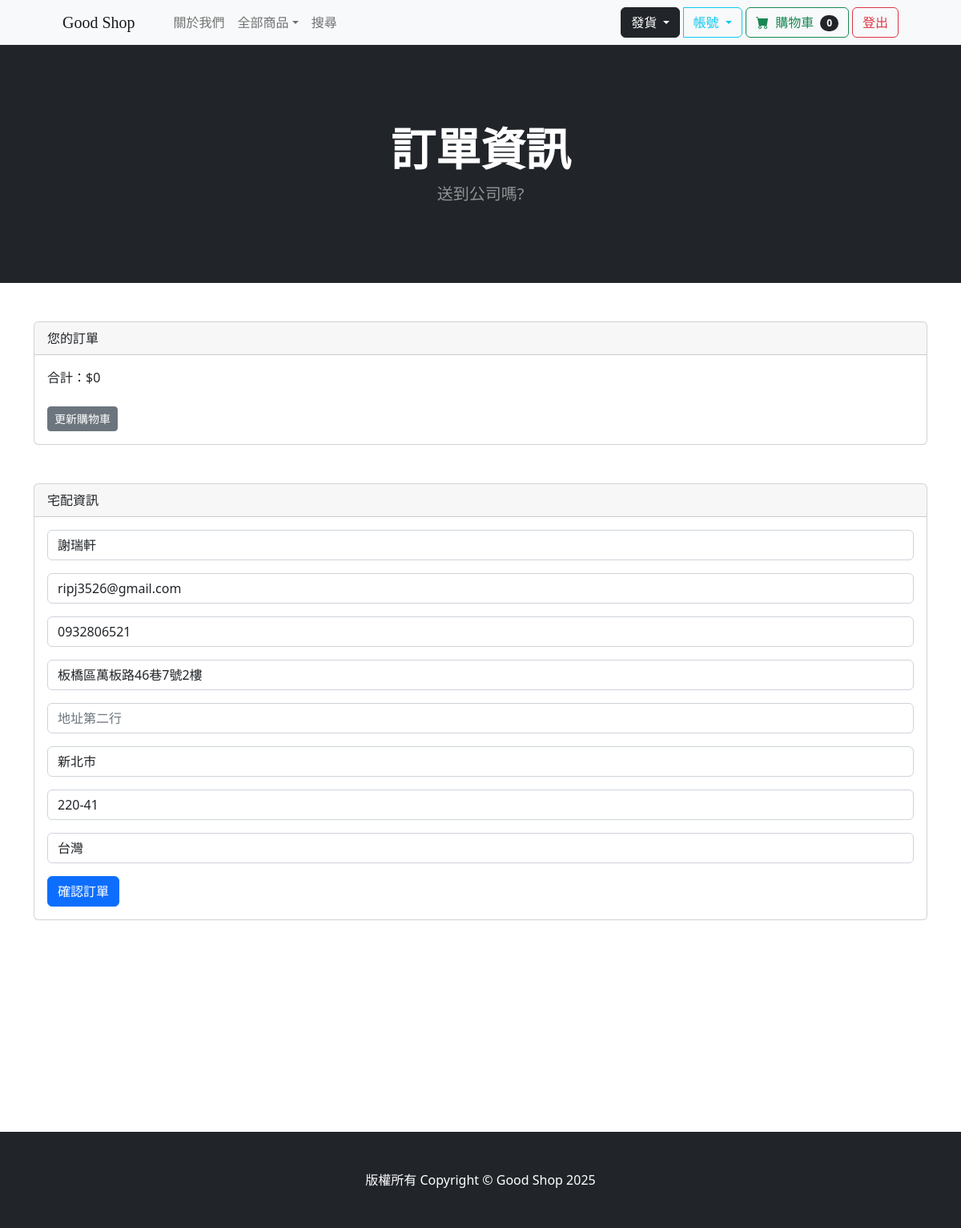
The app's page /payment/checkout (signed in) with its own data.
### payment/models.py (models this page shows, shortened)
class ShippingAddress(models.Model):
    user = models.ForeignKey(User, on_delete = models.CASCADE, null = True, blank = True)
    shipping_full_name = models.CharField(max_length=255)
    shipping_email = models.CharField(max_length=255, null = True, blank = True)
    shipping_phone = models.CharField(max_length=20)
    shipping_address1 = models.CharField(max_length=255)
    shipping_address2 = models.CharField(max_length=255, null = True, blank = True)
    shipping_city = models.CharField(max_length=255)
    shipping_zipcode = models.CharField(max_length=255)
    shipping_country = models.CharField(max_length=255)
    class Meta:
        verbose_name_plural = "Shipping Address"

### payment/views.py (the view)
# urls.py: path('checkout', views.checkout, name="checkout"),
def checkout(request):
    cart = Cart(request) # 從 session中獲取購物車
    cart_products = cart.get_prods # 取得購物車內的所有商品
    quantities = cart.get_quants # 取得購物車內各商品的數量
    totals = cart.cart_total()
    if request.user.is_authenticated: # 確認使用者有無登入
        shipping_user = ShippingAddress.objects.get(user__id = request.user.id) # 取得目前的使用者的宅配資訊
        shipping_form = ShippingForm(request.POST or None, instance = shipping_user)
        return render(request, "payment/checkout.html", {"cart_products":cart_products, "quantities":quantities, "totals":totals, "shipping_form":shipping_form })
    else:
        messages.error(request,'請先登入') # 未登入，顯示錯誤訊息
        return redirect('home')

### cart/cart.py (called while the page is built, shortened)
    def __len__(self):
        return len(self.cart)

    def get_prods(self):
        product_ids = self.cart.keys() # 從購物車獲取產品id
        products = Product.objects.filter(id__in = product_ids) # 用id在資料庫尋找產品
        return products

    def cart_total(self):
        product_ids = self.cart.keys() # 取得購物車內所有商品的 ID
        products = Product.objects.filter(id__in=product_ids) # 從資料庫查詢這些商品的詳細資訊
        quantities = self.cart # 取得購物車內的商品數量
        total = 0 # 初始化總金額
        return total

### cart/context_processors.py (called while the page is built)
def cart(request):
    return {'cart':Cart(request)}

### payment/templates/payment/checkout.html (shortened to what this page needs)
{% extends 'base.html' %}
{% block content %}
    <header class="bg-dark py-5">
        <div class="container px-4 px-lg-5 my-5">
            <div class="text-center text-white">
                <h1 class="display-4 fw-bolder">訂單資訊</h1>
                <p class="lead fw-normal text-white-50 mb-0">送到公司嗎?</p>
            </div>
        </div>
    </header>
    <br/><br/>
    <div class="container">
        <div class="card">
            <div class="card-header">
                您的訂單
            </div>
            <div class="card-body">
                合計：${{ totals }}<br/><br/>
                <a href="{% url 'cart_summary' %}"><button type="button" class=" btn btn-sm btn-secondary">更新購物車</button></a>
            </div>
        </div>
        <br><br>
        <div class="card">
            <div class="card-header">
              宅配資訊
            </div>
            <div class="card-body">
                <form method="POST" action="{% url 'billing_info' %}">
                    {{ shipping_form.as_p }}
                    <button type="submit" class="btn btn-primary">確認訂單</button>
                </form>
            </div>
        </div>
    </div>
    <br/><br/><br/><br/><br/><br/><br/><br/><br/><br/><br/>
{% endblock %}

### records on screen
ShippingAddress: shipping_full_name "謝瑞軒", shipping_email "ripj3526@gmail.com", shipping_phone "0932806521", shipping_address1 "板橋區萬板路46巷7號2樓", shipping_city "新北市", shipping_zipcode "220-41", shipping_country "台灣"

### other values on screen
{{ cart|length }} "0"
{{ totals }} "0"
